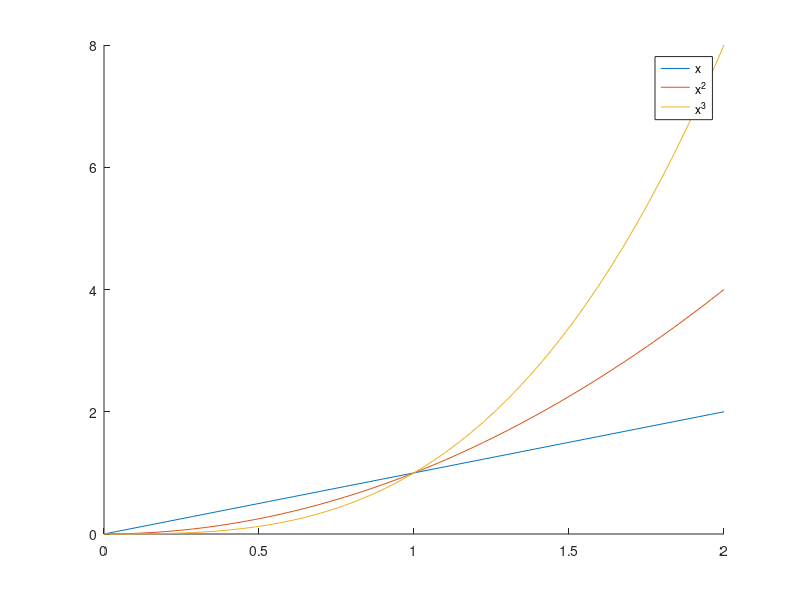
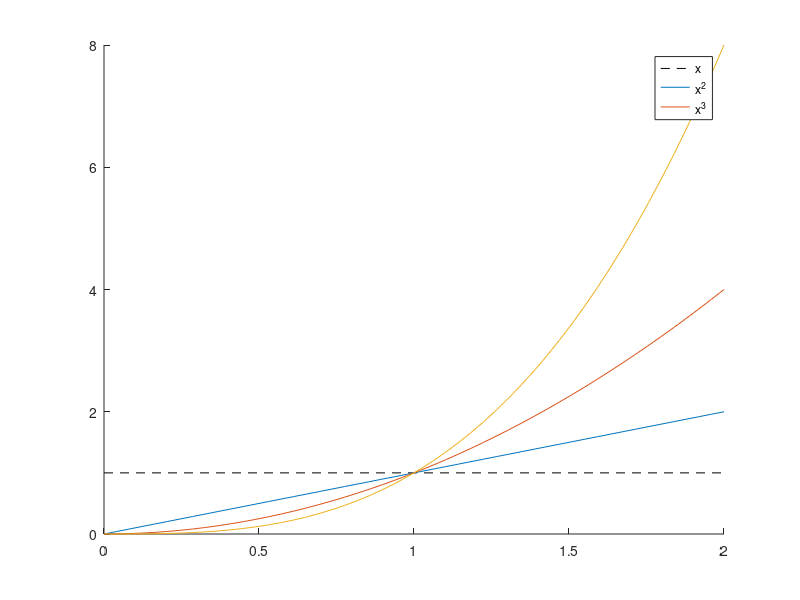
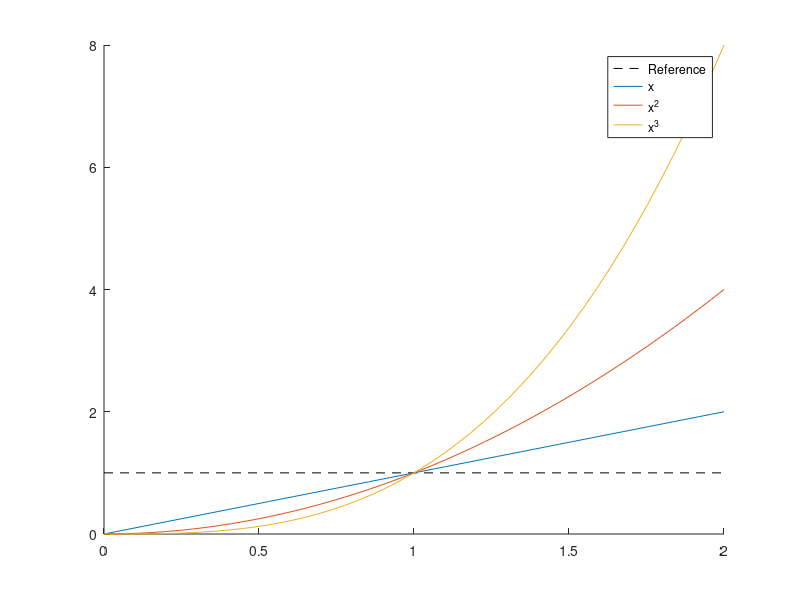

The MATLAB source for these figures, in order:
%[text] # Illustration: Two Ways to Make a Legend
%[text] MATLAB offers two ways to label lines in a legend: 
%[text] 1. List in `legend` call afterwards, or 
%[text] 2. Label when plotted  with `'DisplayName'`. \
%[text] Both draw the same legend.
x = linspace(0, 2, 50);
%%
%[text] ## Method 1: List in `legend` call 
figure();
hold on
plot(x, x)
plot(x, x.^2)
plot(x, x.^3)
legend('x', 'x^2', 'x^3')
hold off
%[text] The curves (plots) and their labels are disconnected. 
%%
%[text] ### Common error - change the plotting, but forget to update the legend list. 
%[text] Add a plot line at the start, and keep the same `legend` call:
figure();
hold on
plot([0 2], [1 1], 'k--')
plot(x, x)
plot(x, x.^2)
plot(x, x.^3)
legend('x', 'x^2', 'x^3')
hold off
%[text] No syntax error, but a sematic one!
%%
%[text] ## Method 2: Label when plotted  with `'DisplayName'`.
figure();
hold on
plot([0 2], [1 1], 'k--', 'DisplayName', 'Reference')
plot(x, x, 'DisplayName', 'x')
plot(x, x.^2, 'DisplayName', 'x^2')
plot(x, x.^3, 'DisplayName', 'x^3')
legend()
hold off
%[text] Each label belongs to its own line, so the legend stays correct when lines are added or reordered.

%[appendix]{"version":"1.0"}
%---
%[metadata:view]
%   data: {"layout":"inline"}
%---
